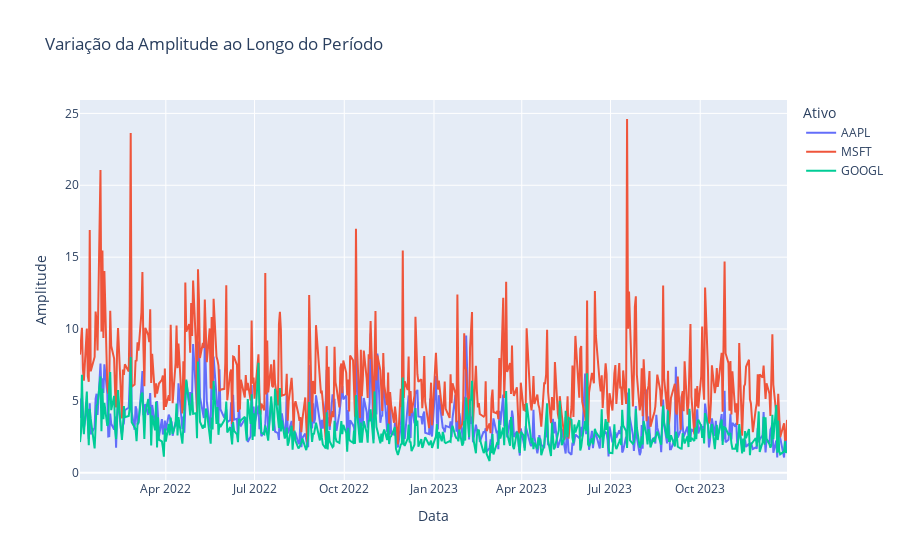

Here is the notebook cell this chart was saved with:
### Markdown cell above
### 2.2 Monte um gráfico de linha mostrando a variação dessa amplitude ao longo do período coletado, por ativo.

### Code cell
# Criando o gráfico de linha usando plotly.graph_objects
fig = go.Figure()

# Adicionando traces para cada ativo
for ativo in ativos:
    fig.add_trace(go.Scatter(x=amplitude_variacao.index, y=amplitude_variacao[ativo], mode='lines', name=ativo))

# Configurando o layout do gráfico
fig.update_layout(
    title='Variação da Amplitude ao Longo do Período',
    xaxis_title='Data',
    yaxis_title='Amplitude',
    legend_title='Ativo'
)

# Exibindo o gráfico
fig.show()

### Figure 1 — Plotly figure (JSON) as saved in the notebook; plotly's stock layout.template omitted (floating-point values rounded to 4 significant figures; data arrays with more than 128 entries replaced by an {"elided": "..."} marker saying what was removed)
{"data": [{"mode": "lines", "name": "AAPL", "type": "scatter", "x": {"elided": "501 str values"}, "y": {"elided": "501 float values"}}, {"mode": "lines", "name": "MSFT", "type": "scatter", "x": {"elided": "501 str values"}, "y": {"elided": "501 float values"}}, {"mode": "lines", "name": "GOOGL", "type": "scatter", "x": {"elided": "501 str values"}, "y": {"elided": "501 float values"}}], "layout": {"legend": {"title": {"text": "Ativo"}}, "title": {"text": "Variação da Amplitude ao Longo do Período"}, "xaxis": {"title": {"text": "Data"}}, "yaxis": {"title": {"text": "Amplitude"}}}}
